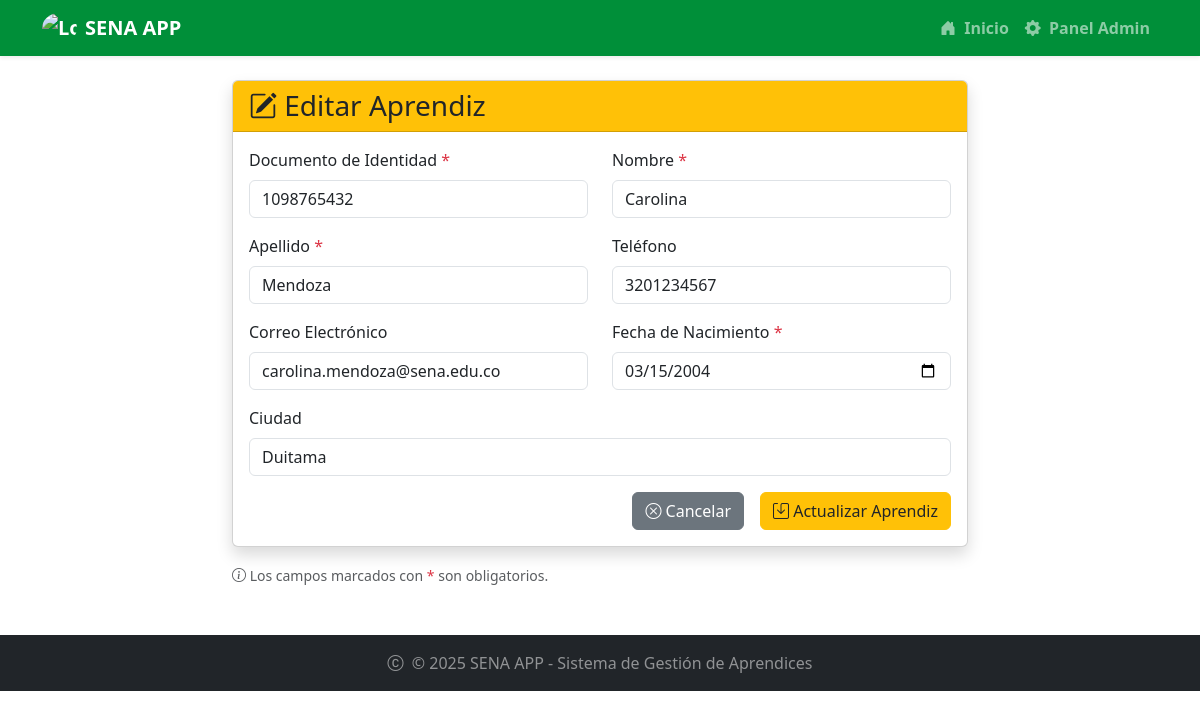
Screenshot of /aprendices/1/editar/ with the database file from the repository.
### aprendices/models.py (models this page shows, shortened)
class Aprendiz(models.Model):
    document=models.CharField(max_length=20, unique=True)
    firstname= models.CharField(max_length=100)
    lastname = models.CharField(max_length=100)
    phone=models.CharField(max_length=15,null=True)
    email=models.EmailField(null=True)
    birthdate=models.DateField()
    city=models.CharField(max_length=100, null=True)
    program=models.CharField(max_length=100)

### aprendices/views.py (the view, shortened to what this page needs)
# urls.py: path('aprendices/<int:aprendiz_id>/editar/', views.AprendizUpdateView.as_view(), name='editar_aprendiz'),
class AprendizUpdateView(generic.UpdateView):
    model = Aprendiz
    form_class = AprendizForm
    template_name = 'editar_aprendiz.html'
    success_url = reverse_lazy('aprendices:lista_aprendices')
    pk_url_kwarg = 'aprendiz_id'

### aprendices/Templates/editar_aprendiz.html (shortened to what this page needs)
{% extends 'master.html' %}
{% block content %}
<div class="row justify-content-center">
    <div class="col-md-8">
        <div class="card shadow">
            <div class="card-header bg-warning text-dark">
                <h3 class="card-title mb-0">
                    <i class="bi bi-pencil-square"></i> Editar Aprendiz
                </h3>
            </div>
            <div class="card-body">
                <form method="post" novalidate>
                    <div class="row">
                        <div class="col-md-6 mb-3">
                            <label class="form-label">{{ form.document.label }} <span class="text-danger">*</span></label>
                            {{ form.document }}
                        </div>
                        <div class="col-md-6 mb-3">
                            <label class="form-label">{{ form.firstname.label }} <span class="text-danger">*</span></label>
                            {{ form.firstname }}
                        </div>
                    </div>
                    <div class="row">
                        <div class="col-md-6 mb-3">
                            <label class="form-label">{{ form.lastname.label }} <span class="text-danger">*</span></label>
                            {{ form.lastname }}
                        </div>
                        <div class="col-md-6 mb-3">
                            <label class="form-label">{{ form.phone.label }}</label>
                            {{ form.phone }}
                        </div>
                    </div>
                    <div class="row">
                        <div class="col-md-6 mb-3">
                            <label class="form-label">{{ form.email.label }}</label>
                            {{ form.email }}
                        </div>
                        <div class="col-md-6 mb-3">
                            <label class="form-label">{{ form.birthdate.label }} <span class="text-danger">*</span></label>
                            {{ form.birthdate }}
                        </div>
                    </div>
                    <div class="row">
                        <div class="col-md-12 mb-3">
                            <label class="form-label">{{ form.city.label }}</label>
                            {{ form.city }}
                        </div>
                    </div>
                    <div class="d-grid gap-2 d-md-flex justify-content-md-end">
                        <a href="{% url 'aprendices:lista_aprendices' %}" class="btn btn-secondary me-md-2">
                            <i class="bi bi-x-circle"></i> Cancelar
                        </a>
                        <button type="submit" class="btn btn-warning text-dark">
                            <i class="bi bi-save"></i> Actualizar Aprendiz
                        </button>
                    </div>
                </form>
            </div>
        </div>
        <div class="mt-3">
            <small class="text-muted">
                <i class="bi bi-info-circle"></i>
                Los campos marcados con <span class="text-danger">*</span> son obligatorios.
            </small>
        </div>
    </div>
</div>
{% endblock %}

### static/mystyles.css (style rules this page uses)
body { background-color: #f8f9fa; }

### rows the page displays
Aprendiz: document "1098765432", firstname "Carolina", lastname "Mendoza", phone "3201234567", email "carolina.mendoza@sena.edu.co", birthdate "03/15/2004", city "Duitama"
